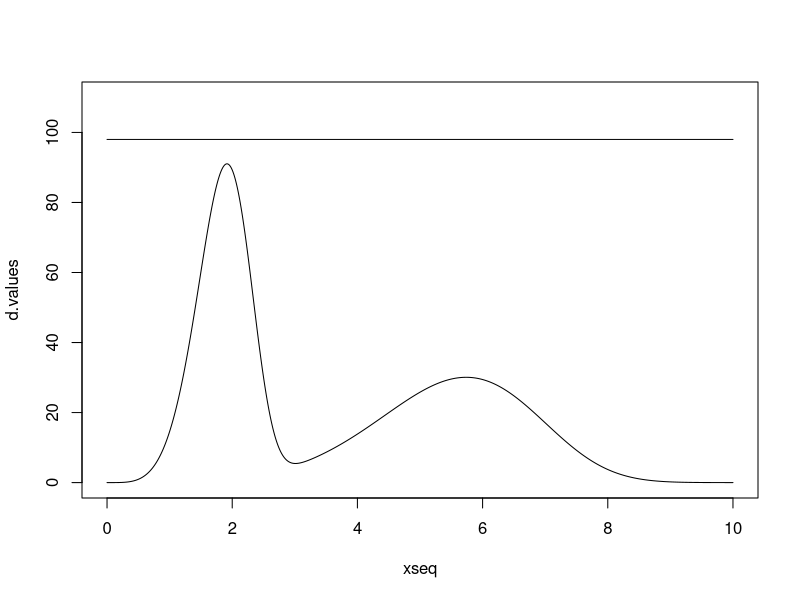
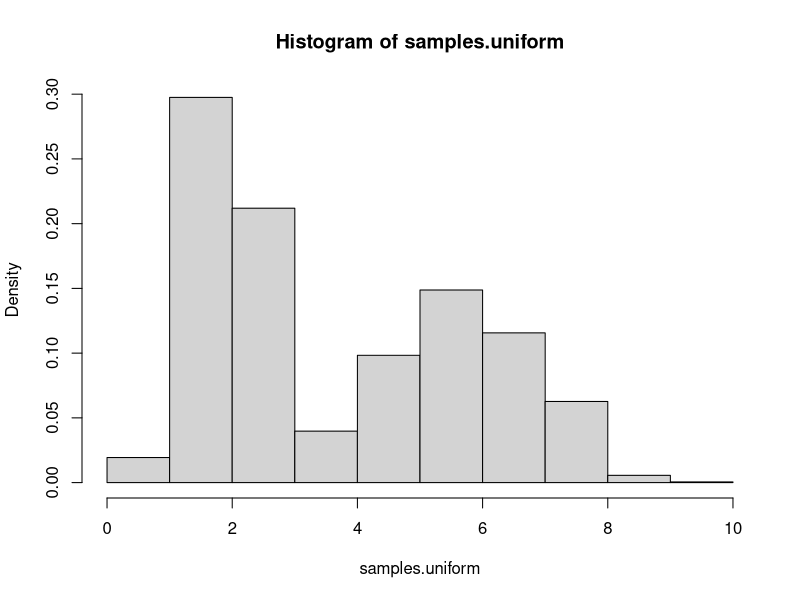

Recreate these plots in R, in order.
##### Lab 4 #####

# This file will work through 2 simple implementations
# of rejection sampling. We will sample from a density
# p(x) ~ sin(pi*x)^2, x in (0,1)
# The first implementation will be using a uniform
# envelope function, the second one using a beta
# envelope (since we're on the unit interval). We
# will also call the envelope function a proposal
# function, and denote its density by g(x)

#### Plot the density ####
xseq <- seq(from=0,to=10,by=0.01)

d.values <- xseq^4*(15*exp(-(xseq/2)^5)+5/81*exp(-(xseq/6)^5))

unif.thresh = 980

plot(xseq,d.values,type="l", ylim=c(0,110))
lines(xseq, unif.thresh*dunif(xseq, min = 0, max = 10))

#### Uniform envelope function ####

# We can see from the previous plot that the
# density seems to have its maximum at 1. Since
# the uniform density on (0,10) is constant at 10,
# we will not have to worry the envelope being
# smaller than the target density.
# In order to make things slightly more abstract
# we will write a new function which will evaluate
# above distribution for us, and use this function throughout
# the rest of the code.

density.function <- function(x){
  return(x^4*(15*exp(-(x/2)^5)+5/81*exp(-(x/6)^5)))
}


samples.uniform <- NULL
N=10000
for ( i in 1:N ) {
  proposal <- runif(1, min = 0, max = 10) # Here we get a proposal value
  density.ratio <- density.function(proposal)/(unif.thresh*dunif(proposal, min = 0, max = 10))  # We calculate the ratio of the densities
  if ( runif(1) < density.ratio ) samples.uniform <- c(samples.uniform,proposal) # If a random uniform is lower than our ratio, we accept our sample, otherwise we reject. Then we repeat this process
}

hist(samples.uniform,freq=FALSE)
print(paste("Acceptance Ratio: ",length(samples.uniform)/N))

# If we wanted to, we could now increase the
# sample size to make the estimate more accurate.
# Alternatively, we could try to find a better
# proposal density.



